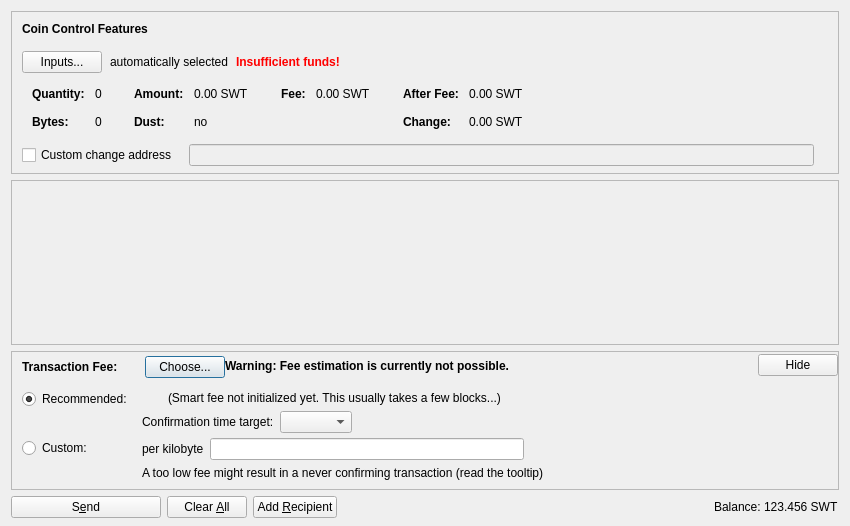
<?xml version="1.0" encoding="UTF-8"?>
<ui version="4.0">
 <class>SendCoinsDialog</class>
 <widget class="QDialog" name="SendCoinsDialog">
  <property name="geometry">
   <rect>
    <x>0</x>
    <y>0</y>
    <width>850</width>
    <height>526</height>
   </rect>
  </property>
  <property name="windowTitle">
   <string>Send Coins</string>
  </property>
  <layout class="QVBoxLayout" name="verticalLayout" stretch="0,1,0,0">
   <property name="bottomMargin">
    <number>8</number>
   </property>
   <item>
    <widget class="QFrame" name="frameCoinControl">
     <property name="sizePolicy">
      <sizepolicy hsizetype="Expanding" vsizetype="Expanding">
       <horstretch>0</horstretch>
       <verstretch>0</verstretch>
      </sizepolicy>
     </property>
     <property name="maximumSize">
      <size>
       <width>16777215</width>
       <height>16777215</height>
      </size>
     </property>
     <property name="frameShape">
      <enum>QFrame::StyledPanel</enum>
     </property>
     <property name="frameShadow">
      <enum>QFrame::Sunken</enum>
     </property>
     <layout class="QVBoxLayout" name="verticalLayoutCoinControl2">
      <property name="spacing">
       <number>0</number>
      </property>
      <property name="leftMargin">
       <number>0</number>
      </property>
      <property name="topMargin">
       <number>0</number>
      </property>
      <property name="rightMargin">
       <number>0</number>
      </property>
      <property name="bottomMargin">
       <number>6</number>
      </property>
      <item>
       <layout class="QVBoxLayout" name="verticalLayoutCoinControl" stretch="0,0,0,0,1">
        <property name="spacing">
         <number>0</number>
        </property>
        <property name="leftMargin">
         <number>10</number>
        </property>
        <property name="topMargin">
         <number>10</number>
        </property>
        <item>
         <layout class="QHBoxLayout" name="horizontalLayoutCoinControl1">
          <property name="bottomMargin">
           <number>15</number>
          </property>
          <item>
           <widget class="QLabel" name="labelCoinControlFeatures">
            <property name="sizePolicy">
             <sizepolicy hsizetype="Preferred" vsizetype="Maximum">
              <horstretch>0</horstretch>
              <verstretch>0</verstretch>
             </sizepolicy>
            </property>
            <property name="font">
             <font>
              <weight>75</weight>
              <bold>true</bold>
             </font>
            </property>
            <property name="styleSheet">
             <string notr="true">font-weight:bold;</string>
            </property>
            <property name="text">
             <string>Coin Control Features</string>
            </property>
           </widget>
          </item>
         </layout>
        </item>
        <item>
         <layout class="QHBoxLayout" name="horizontalLayoutCoinControl2" stretch="0,0,0,0">
          <property name="spacing">
           <number>8</number>
          </property>
          <property name="bottomMargin">
           <number>10</number>
          </property>
          <item>
           <widget class="QPushButton" name="pushButtonCoinControl">
            <property name="styleSheet">
             <string notr="true"/>
            </property>
            <property name="text">
             <string>Inputs...</string>
            </property>
            <property name="autoDefault">
             <bool>false</bool>
            </property>
           </widget>
          </item>
          <item>
           <widget class="QLabel" name="labelCoinControlAutomaticallySelected">
            <property name="text">
             <string>automatically selected</string>
            </property>
            <property name="margin">
             <number>5</number>
            </property>
           </widget>
          </item>
          <item>
           <widget class="QLabel" name="labelCoinControlInsuffFunds">
            <property name="font">
             <font>
              <weight>75</weight>
              <bold>true</bold>
             </font>
            </property>
            <property name="styleSheet">
             <string notr="true">color:red;font-weight:bold;</string>
            </property>
            <property name="text">
             <string>Insufficient funds!</string>
            </property>
            <property name="margin">
             <number>5</number>
            </property>
           </widget>
          </item>
          <item>
           <spacer name="horizontalSpacerCoinControl">
            <property name="orientation">
             <enum>Qt::Horizontal</enum>
            </property>
            <property name="sizeHint" stdset="0">
             <size>
              <width>40</width>
              <height>1</height>
             </size>
            </property>
           </spacer>
          </item>
         </layout>
        </item>
        <item>
         <widget class="QWidget" name="widgetCoinControl" native="true">
          <property name="sizePolicy">
           <sizepolicy hsizetype="Preferred" vsizetype="Preferred">
            <horstretch>0</horstretch>
            <verstretch>0</verstretch>
           </sizepolicy>
          </property>
          <property name="minimumSize">
           <size>
            <width>0</width>
            <height>0</height>
           </size>
          </property>
          <property name="styleSheet">
           <string notr="true"/>
          </property>
          <layout class="QHBoxLayout" name="horizontalLayoutCoinControl5">
           <property name="leftMargin">
            <number>0</number>
           </property>
           <property name="topMargin">
            <number>0</number>
           </property>
           <property name="rightMargin">
            <number>0</number>
           </property>
           <property name="bottomMargin">
            <number>0</number>
           </property>
           <item>
            <layout class="QHBoxLayout" name="horizontalLayoutCoinControl3" stretch="0,0,0,1">
             <property name="spacing">
              <number>20</number>
             </property>
             <property name="topMargin">
              <number>0</number>
             </property>
             <property name="bottomMargin">
              <number>10</number>
             </property>
             <item>
              <layout class="QFormLayout" name="formLayoutCoinControl1">
               <property name="horizontalSpacing">
                <number>10</number>
               </property>
               <property name="verticalSpacing">
                <number>14</number>
               </property>
               <property name="leftMargin">
                <number>10</number>
               </property>
               <property name="topMargin">
                <number>4</number>
               </property>
               <property name="rightMargin">
                <number>6</number>
               </property>
               <item row="0" column="0">
                <widget class="QLabel" name="labelCoinControlQuantityText">
                 <property name="font">
                  <font>
                   <weight>75</weight>
                   <bold>true</bold>
                  </font>
                 </property>
                 <property name="text">
                  <string>Quantity:</string>
                 </property>
                 <property name="margin">
                  <number>0</number>
                 </property>
                </widget>
               </item>
               <item row="0" column="1">
                <widget class="QLabel" name="labelCoinControlQuantity">
                 <property name="cursor">
                  <cursorShape>IBeamCursor</cursorShape>
                 </property>
                 <property name="contextMenuPolicy">
                  <enum>Qt::ActionsContextMenu</enum>
                 </property>
                 <property name="text">
                  <string notr="true">0</string>
                 </property>
                 <property name="margin">
                  <number>0</number>
                 </property>
                 <property name="textInteractionFlags">
                  <set>Qt::LinksAccessibleByMouse|Qt::TextSelectableByKeyboard|Qt::TextSelectableByMouse</set>
                 </property>
                </widget>
               </item>
               <item row="1" column="0">
                <widget class="QLabel" name="labelCoinControlBytesText">
                 <property name="font">
                  <font>
                   <weight>75</weight>
                   <bold>true</bold>
                  </font>
                 </property>
                 <property name="text">
                  <string>Bytes:</string>
                 </property>
                </widget>
               </item>
               <item row="1" column="1">
                <widget class="QLabel" name="labelCoinControlBytes">
                 <property name="cursor">
                  <cursorShape>IBeamCursor</cursorShape>
                 </property>
                 <property name="contextMenuPolicy">
                  <enum>Qt::ActionsContextMenu</enum>
                 </property>
                 <property name="text">
                  <string notr="true">0</string>
                 </property>
                 <property name="textInteractionFlags">
                  <set>Qt::LinksAccessibleByMouse|Qt::TextSelectableByKeyboard|Qt::TextSelectableByMouse</set>
                 </property>
                </widget>
               </item>
              </layout>
             </item>
             <item>
              <layout class="QFormLayout" name="formLayoutCoinControl2">
               <property name="horizontalSpacing">
                <number>10</number>
               </property>
               <property name="verticalSpacing">
                <number>14</number>
               </property>
               <property name="leftMargin">
                <number>6</number>
               </property>
               <property name="topMargin">
                <number>4</number>
               </property>
               <property name="rightMargin">
                <number>6</number>
               </property>
               <item row="0" column="0">
                <widget class="QLabel" name="labelCoinControlAmountText">
                 <property name="font">
                  <font>
                   <weight>75</weight>
                   <bold>true</bold>
                  </font>
                 </property>
                 <property name="text">
                  <string>Amount:</string>
                 </property>
                 <property name="margin">
                  <number>0</number>
                 </property>
                </widget>
               </item>
               <item row="0" column="1">
                <widget class="QLabel" name="labelCoinControlAmount">
                 <property name="cursor">
                  <cursorShape>IBeamCursor</cursorShape>
                 </property>
                 <property name="contextMenuPolicy">
                  <enum>Qt::ActionsContextMenu</enum>
                 </property>
                 <property name="text">
                  <string notr="true">0.00 SWT</string>
                 </property>
                 <property name="textInteractionFlags">
                  <set>Qt::LinksAccessibleByMouse|Qt::TextSelectableByKeyboard|Qt::TextSelectableByMouse</set>
                 </property>
                </widget>
               </item>
               <item row="1" column="0">
                <widget class="QLabel" name="labelCoinControlLowOutputText">
                 <property name="font">
                  <font>
                   <weight>75</weight>
                   <bold>true</bold>
                  </font>
                 </property>
                 <property name="text">
                  <string>Dust:</string>
                 </property>
                </widget>
               </item>
               <item row="1" column="1">
                <widget class="QLabel" name="labelCoinControlLowOutput">
                 <property name="cursor">
                  <cursorShape>IBeamCursor</cursorShape>
                 </property>
                 <property name="contextMenuPolicy">
                  <enum>Qt::ActionsContextMenu</enum>
                 </property>
                 <property name="text">
                  <string notr="true">no</string>
                 </property>
                 <property name="textInteractionFlags">
                  <set>Qt::LinksAccessibleByMouse|Qt::TextSelectableByKeyboard|Qt::TextSelectableByMouse</set>
                 </property>
                </widget>
               </item>
              </layout>
             </item>
             <item>
              <layout class="QFormLayout" name="formLayoutCoinControl3">
               <property name="horizontalSpacing">
                <number>10</number>
               </property>
               <property name="verticalSpacing">
                <number>14</number>
               </property>
               <property name="leftMargin">
                <number>6</number>
               </property>
               <property name="topMargin">
                <number>4</number>
               </property>
               <property name="rightMargin">
                <number>6</number>
               </property>
               <item row="0" column="0">
                <widget class="QLabel" name="labelCoinControlFeeText">
                 <property name="font">
                  <font>
                   <weight>75</weight>
                   <bold>true</bold>
                  </font>
                 </property>
                 <property name="text">
                  <string>Fee:</string>
                 </property>
                 <property name="margin">
                  <number>0</number>
                 </property>
                </widget>
               </item>
               <item row="0" column="1">
                <widget class="QLabel" name="labelCoinControlFee">
                 <property name="cursor">
                  <cursorShape>IBeamCursor</cursorShape>
                 </property>
                 <property name="contextMenuPolicy">
                  <enum>Qt::ActionsContextMenu</enum>
                 </property>
                 <property name="text">
                  <string notr="true">0.00 SWT</string>
                 </property>
                 <property name="textInteractionFlags">
                  <set>Qt::LinksAccessibleByMouse|Qt::TextSelectableByKeyboard|Qt::TextSelectableByMouse</set>
                 </property>
                </widget>
               </item>
              </layout>
             </item>
             <item>
              <layout class="QFormLayout" name="formLayoutCoinControl4">
               <property name="horizontalSpacing">
                <number>10</number>
               </property>
               <property name="verticalSpacing">
                <number>14</number>
               </property>
               <property name="leftMargin">
                <number>6</number>
               </property>
               <property name="topMargin">
                <number>4</number>
               </property>
               <property name="rightMargin">
                <number>6</number>
               </property>
               <item row="0" column="0">
                <widget class="QLabel" name="labelCoinControlAfterFeeText">
                 <property name="font">
                  <font>
                   <weight>75</weight>
                   <bold>true</bold>
                  </font>
                 </property>
                 <property name="text">
                  <string>After Fee:</string>
                 </property>
                 <property name="margin">
                  <number>0</number>
                 </property>
                </widget>
               </item>
               <item row="0" column="1">
                <widget class="QLabel" name="labelCoinControlAfterFee">
                 <property name="cursor">
                  <cursorShape>IBeamCursor</cursorShape>
                 </property>
                 <property name="contextMenuPolicy">
                  <enum>Qt::ActionsContextMenu</enum>
                 </property>
                 <property name="text">
                  <string notr="true">0.00 SWT</string>
                 </property>
                 <property name="textInteractionFlags">
                  <set>Qt::LinksAccessibleByMouse|Qt::TextSelectableByKeyboard|Qt::TextSelectableByMouse</set>
                 </property>
                </widget>
               </item>
               <item row="1" column="0">
                <widget class="QLabel" name="labelCoinControlChangeText">
                 <property name="font">
                  <font>
                   <weight>75</weight>
                   <bold>true</bold>
                  </font>
                 </property>
                 <property name="text">
                  <string>Change:</string>
                 </property>
                </widget>
               </item>
               <item row="1" column="1">
                <widget class="QLabel" name="labelCoinControlChange">
                 <property name="cursor">
                  <cursorShape>IBeamCursor</cursorShape>
                 </property>
                 <property name="contextMenuPolicy">
                  <enum>Qt::ActionsContextMenu</enum>
                 </property>
                 <property name="text">
                  <string notr="true">0.00 SWT</string>
                 </property>
                 <property name="textInteractionFlags">
                  <set>Qt::LinksAccessibleByMouse|Qt::TextSelectableByKeyboard|Qt::TextSelectableByMouse</set>
                 </property>
                </widget>
               </item>
              </layout>
             </item>
            </layout>
           </item>
          </layout>
         </widget>
        </item>
        <item>
         <layout class="QHBoxLayout" name="horizontalLayoutCoinControl4" stretch="0,0,0">
          <property name="spacing">
           <number>12</number>
          </property>
          <property name="sizeConstraint">
           <enum>QLayout::SetDefaultConstraint</enum>
          </property>
          <property name="topMargin">
           <number>5</number>
          </property>
          <property name="rightMargin">
           <number>5</number>
          </property>
          <item>
           <widget class="QCheckBox" name="checkBoxCoinControlChange">
            <property name="toolTip">
             <string>If this is activated, but the change address is empty or invalid, change will be sent to a newly generated address.</string>
            </property>
            <property name="text">
             <string>Custom change address</string>
            </property>
           </widget>
          </item>
          <item>
           <widget class="QValidatedLineEdit" name="lineEditCoinControlChange">
            <property name="enabled">
             <bool>false</bool>
            </property>
            <property name="sizePolicy">
             <sizepolicy hsizetype="Expanding" vsizetype="Fixed">
              <horstretch>0</horstretch>
              <verstretch>0</verstretch>
             </sizepolicy>
            </property>
           </widget>
          </item>
          <item>
           <widget class="QLabel" name="labelCoinControlChangeLabel">
            <property name="sizePolicy">
             <sizepolicy hsizetype="Preferred" vsizetype="Expanding">
              <horstretch>0</horstretch>
              <verstretch>0</verstretch>
             </sizepolicy>
            </property>
            <property name="minimumSize">
             <size>
              <width>0</width>
              <height>0</height>
             </size>
            </property>
            <property name="text">
             <string/>
            </property>
            <property name="margin">
             <number>3</number>
            </property>
           </widget>
          </item>
         </layout>
        </item>
        <item>
         <spacer name="verticalSpacerCoinControl">
          <property name="orientation">
           <enum>Qt::Vertical</enum>
          </property>
          <property name="sizeHint" stdset="0">
           <size>
            <width>800</width>
            <height>1</height>
           </size>
          </property>
         </spacer>
        </item>
       </layout>
      </item>
     </layout>
    </widget>
   </item>
   <item>
    <widget class="QScrollArea" name="scrollArea">
     <property name="widgetResizable">
      <bool>true</bool>
     </property>
     <widget class="QWidget" name="scrollAreaWidgetContents">
      <property name="geometry">
       <rect>
        <x>0</x>
        <y>0</y>
        <width>830</width>
        <height>104</height>
       </rect>
      </property>
      <layout class="QVBoxLayout" name="verticalLayout_2" stretch="0,1">
       <property name="leftMargin">
        <number>0</number>
       </property>
       <property name="topMargin">
        <number>0</number>
       </property>
       <property name="rightMargin">
        <number>0</number>
       </property>
       <property name="bottomMargin">
        <number>0</number>
       </property>
       <item>
        <layout class="QVBoxLayout" name="entries">
         <property name="spacing">
          <number>6</number>
         </property>
        </layout>
       </item>
       <item>
        <spacer name="verticalSpacer">
         <property name="orientation">
          <enum>Qt::Vertical</enum>
         </property>
         <property name="sizeHint" stdset="0">
          <size>
           <width>20</width>
           <height>40</height>
          </size>
         </property>
        </spacer>
       </item>
      </layout>
     </widget>
    </widget>
   </item>
   <item>
    <widget class="QFrame" name="frameFee">
     <property name="sizePolicy">
      <sizepolicy hsizetype="Expanding" vsizetype="Expanding">
       <horstretch>0</horstretch>
       <verstretch>0</verstretch>
      </sizepolicy>
     </property>
     <property name="maximumSize">
      <size>
       <width>16777215</width>
       <height>16777215</height>
      </size>
     </property>
     <property name="frameShape">
      <enum>QFrame::StyledPanel</enum>
     </property>
     <property name="frameShadow">
      <enum>QFrame::Sunken</enum>
     </property>
     <layout class="QVBoxLayout" name="verticalLayoutFee1">
      <property name="spacing">
       <number>0</number>
      </property>
      <property name="leftMargin">
       <number>0</number>
      </property>
      <property name="topMargin">
       <number>0</number>
      </property>
      <property name="rightMargin">
       <number>0</number>
      </property>
      <property name="bottomMargin">
       <number>0</number>
      </property>
      <item>
       <layout class="QVBoxLayout" name="verticalLayoutFee2" stretch="0,0,0">
        <property name="spacing">
         <number>0</number>
        </property>
        <property name="leftMargin">
         <number>10</number>
        </property>
        <property name="topMargin">
         <number>0</number>
        </property>
        <item>
         <layout class="QHBoxLayout" name="horizontalLayoutFee1">
          <property name="bottomMargin">
           <number>0</number>
          </property>
          <item>
           <layout class="QVBoxLayout" name="verticalLayoutFee7">
            <property name="spacing">
             <number>0</number>
            </property>
            <item>
             <spacer name="verticalSpacerSmartFee">
              <property name="orientation">
               <enum>Qt::Vertical</enum>
              </property>
              <property name="sizeType">
               <enum>QSizePolicy::Fixed</enum>
              </property>
              <property name="sizeHint" stdset="0">
               <size>
                <width>1</width>
                <height>4</height>
               </size>
              </property>
             </spacer>
            </item>
            <item>
             <layout class="QHBoxLayout" name="horizontalLayoutSmartFee">
              <property name="spacing">
               <number>10</number>
              </property>
              <item>
               <widget class="QLabel" name="labelFeeHeadline">
                <property name="sizePolicy">
                 <sizepolicy hsizetype="Preferred" vsizetype="Maximum">
                  <horstretch>0</horstretch>
                  <verstretch>0</verstretch>
                 </sizepolicy>
                </property>
                <property name="font">
                 <font>
                  <weight>75</weight>
                  <bold>true</bold>
                 </font>
                </property>
                <property name="styleSheet">
                 <string notr="true">font-weight:bold;</string>
                </property>
                <property name="text">
                 <string>Transaction Fee:</string>
                </property>
               </widget>
              </item>
              <item>
               <widget class="QLabel" name="labelFeeMinimized">
                <property name="text">
                 <string/>
                </property>
               </widget>
              </item>
              <item>
               <widget class="QPushButton" name="buttonChooseFee">
                <property name="text">
                 <string>Choose...</string>
                </property>
               </widget>
              </item>
             </layout>
            </item>
            <item>
             <spacer name="verticalSpacer_5">
              <property name="orientation">
               <enum>Qt::Vertical</enum>
              </property>
              <property name="sizeHint" stdset="0">
               <size>
                <width>1</width>
                <height>1</height>
               </size>
              </property>
             </spacer>
            </item>
           </layout>
          </item>
          <item>
           <widget class="QLabel" name="fallbackFeeWarningLabel">
            <property name="toolTip">
             <string>Using the fallbackfee can result in sending a transaction that will take several hours or days (or never) to confirm. Consider choosing your fee manually or wait until you have validated the complete chain.</string>
            </property>
            <property name="font">
            <font>
                <weight>75</weight>
                <bold>true</bold>
            </font>
            </property>
            <property name="text">
             <string>Warning: Fee estimation is currently not possible.</string>
            </property>
            <property name="wordWrap">
             <bool>false</bool>
            </property>
           </widget>
          </item>
          <item>
           <spacer name="horizontalSpacer_4">
            <property name="orientation">
             <enum>Qt::Horizontal</enum>
            </property>
            <property name="sizeType">
             <enum>QSizePolicy::MinimumExpanding</enum>
            </property>
            <property name="sizeHint" stdset="0">
             <size>
              <width>40</width>
              <height>20</height>
             </size>
            </property>
           </spacer>
          </item>
          <item>
           <widget class="QPushButton" name="buttonMinimizeFee">
            <property name="toolTip">
             <string>collapse fee-settings</string>
            </property>
            <property name="text">
             <string>Hide</string>
            </property>
           </widget>
          </item>
         </layout>
        </item>
        <item>
         <widget class="QFrame" name="frameFeeSelection">
          <layout class="QVBoxLayout" name="verticalLayoutFee12">
           <property name="spacing">
            <number>0</number>
           </property>
           <property name="leftMargin">
            <number>0</number>
           </property>
           <property name="topMargin">
            <number>0</number>
           </property>
           <property name="rightMargin">
            <number>0</number>
           </property>
           <property name="bottomMargin">
            <number>0</number>
           </property>
           <item>
            <layout class="QGridLayout" name="gridLayoutFee">
             <property name="topMargin">
              <number>10</number>
             </property>
             <property name="bottomMargin">
              <number>4</number>
             </property>
             <property name="horizontalSpacing">
              <number>10</number>
             </property>
             <property name="verticalSpacing">
              <number>4</number>
             </property>
             <item row="1" column="1">
              <layout class="QVBoxLayout" name="verticalLayoutFee8">
               <property name="spacing">
                <number>6</number>
               </property>
               <item>
                <layout class="QHBoxLayout" name="horizontalLayoutFee13">
                 <item>
                  <widget class="QLabel" name="labelCustomPerKilobyte">
                   <property name="toolTip">
                    <string>Specify a custom fee per kB (1,000 bytes) of the transaction's virtual size.

Note:  Since the fee is calculated on a per-byte basis, a fee of "100 satoshis per kB" for a transaction size of 500 bytes (half of 1 kB) would ultimately yield a fee of only 50 satoshis.</string>
                   </property>
                   <property name="text">
                    <string>per kilobyte</string>
                   </property>
                  </widget>
                 </item>
                 <item>
                  <widget class="BitcoinAmountField" name="customFee"/>
                 </item>
                 <item>
                  <spacer name="horizontalSpacer_6">
                   <property name="orientation">
                    <enum>Qt::Horizontal</enum>
                   </property>
                   <property name="sizeHint" stdset="0">
                    <size>
                     <width>1</width>
                     <height>1</height>
                    </size>
                   </property>
                  </spacer>
                 </item>
                </layout>
               </item>
               <item>
                <layout class="QHBoxLayout" name="horizontalLayoutFee8">
                 <item>
                  <widget class="QLabel" name="labelCustomFeeWarning">
                   <property name="enabled">
                    <bool>true</bool>
                   </property>
                   <property name="toolTip">
                    <string>When there is less transaction volume than space in the blocks, miners as well as relaying nodes may enforce a minimum fee. Paying only this minimum fee is just fine, but be aware that this can result in a never confirming transaction once there is more demand for mieracoin transactions than the network can process.</string>
                   </property>
                   <property name="text">
                    <string>A too low fee might result in a never confirming transaction (read the tooltip)</string>
                   </property>
                  </widget>
                 </item>
                 <item>
                  <spacer name="horizontalSpacer_2">
                   <property name="orientation">
                    <enum>Qt::Horizontal</enum>
                   </property>
                   <property name="sizeHint" stdset="0">
                    <size>
                     <width>1</width>
                     <height>1</height>
                    </size>
                   </property>
                  </spacer>
                 </item>
                </layout>
               </item>
              </layout>
             </item>
             <item row="0" column="0">
              <layout class="QVBoxLayout" name="verticalLayoutFee4" stretch="0,1">
               <item>
                <widget class="QRadioButton" name="radioSmartFee">
                 <property name="text">
                  <string>Recommended:</string>
                 </property>
                 <property name="checked">
                  <bool>true</bool>
                 </property>
                 <attribute name="buttonGroup">
                  <string notr="true">groupFee</string>
                 </attribute>
                </widget>
               </item>
               <item>
                <spacer name="verticalSpacer_2">
                 <property name="orientation">
                  <enum>Qt::Vertical</enum>
                 </property>
                 <property name="sizeHint" stdset="0">
                  <size>
                   <width>1</width>
                   <height>1</height>
                  </size>
                 </property>
                </spacer>
               </item>
              </layout>
             </item>
             <item row="1" column="0">
              <layout class="QVBoxLayout" name="verticalLayoutFee9" stretch="0,1">
               <item>
                <widget class="QRadioButton" name="radioCustomFee">
                 <property name="text">
                  <string>Custom:</string>
                 </property>
                 <attribute name="buttonGroup">
                  <string notr="true">groupFee</string>
                 </attribute>
                </widget>
               </item>
               <item>
                <spacer name="verticalSpacer_6">
                 <property name="orientation">
                  <enum>Qt::Vertical</enum>
                 </property>
                 <property name="sizeHint" stdset="0">
                  <size>
                   <width>1</width>
                   <height>1</height>
                  </size>
                 </property>
                </spacer>
               </item>
              </layout>
             </item>
             <item row="0" column="1">
              <layout class="QVBoxLayout" name="verticalLayoutFee3" stretch="0,0,1">
               <property name="spacing">
                <number>6</number>
               </property>
               <property name="topMargin">
                <number>2</number>
               </property>
               <item>
                <layout class="QHBoxLayout" name="horizontalLayoutFee12">
                 <item>
                  <widget class="QLabel" name="labelSmartFee">
                   <property name="text">
                    <string/>
                   </property>
                  </widget>
                 </item>
                 <item>
                  <widget class="QLabel" name="labelFeeEstimation">
                   <property name="text">
                    <string/>
                   </property>
                  </widget>
                 </item>
                 <item>
                  <widget class="QLabel" name="labelSmartFee2">
                   <property name="text">
                    <string>(Smart fee not initialized yet. This usually takes a few blocks...)</string>
                   </property>
                  </widget>
                 </item>
                 <item>
                  <spacer name="horizontalSpacer_5">
                   <property name="orientation">
                    <enum>Qt::Horizontal</enum>
                   </property>
                   <property name="sizeHint" stdset="0">
                    <size>
                     <width>1</width>
                     <height>1</height>
                    </size>
                   </property>
                  </spacer>
                 </item>
                </layout>
               </item>
               <item>
                <layout class="QHBoxLayout" name="horizontalLayoutFee9">
                 <item>
                  <layout class="QVBoxLayout" name="verticalLayoutFee6">
                   <item>
                    <widget class="QLabel" name="labelSmartFee3">
                     <property name="text">
                      <string>Confirmation time target:</string>
                     </property>
                    </widget>
                   </item>
                  </layout>
                 </item>
                 <item>
                  <layout class="QVBoxLayout" name="verticalLayoutFee5">
                   <property name="rightMargin">
                    <number>30</number>
                   </property>
                   <item>
                    <layout class="QHBoxLayout" name="horizontalLayoutConfTarget">
                     <property name="bottomMargin">
                      <number>0</number>
                     </property>
                     <item>
                      <widget class="QComboBox" name="confTargetSelector"/>
                     </item>
                     <item>
                      <spacer name="horizontalSpacerConfTarget">
                       <property name="orientation">
                        <enum>Qt::Horizontal</enum>
                       </property>
                       <property name="sizeHint" stdset="0">
                        <size>
                         <width>40</width>
                         <height>20</height>
                        </size>
                       </property>
                      </spacer>
                     </item>
                    </layout>
                   </item>
                  </layout>
                 </item>
                </layout>
               </item>
               <item>
                <spacer name="verticalSpacer_4">
                 <property name="orientation">
                  <enum>Qt::Vertical</enum>
                 </property>
                 <property name="sizeHint" stdset="0">
                  <size>
                   <width>1</width>
                   <height>1</height>
                  </size>
                 </property>
                </spacer>
               </item>
              </layout>
             </item>
            </layout>
           </item>
          </layout>
         </widget>
        </item>
        <item>
         <spacer name="verticalSpacerFee">
          <property name="orientation">
           <enum>Qt::Vertical</enum>
          </property>
          <property name="sizeHint" stdset="0">
           <size>
            <width>40</width>
            <height>5</height>
           </size>
          </property>
         </spacer>
        </item>
       </layout>
      </item>
     </layout>
    </widget>
   </item>
   <item>
    <layout class="QHBoxLayout" name="horizontalLayout">
     <item>
      <widget class="QPushButton" name="sendButton">
       <property name="minimumSize">
        <size>
         <width>150</width>
         <height>0</height>
        </size>
       </property>
       <property name="toolTip">
        <string>Confirm the send action</string>
       </property>
       <property name="text">
        <string>S&amp;end</string>
       </property>
       <property name="icon">
        <iconset resource="../bitcoin.qrc">
         <normaloff>:/icons/send</normaloff>:/icons/send</iconset>
       </property>
       <property name="autoDefault">
        <bool>false</bool>
       </property>
       <property name="default">
        <bool>false</bool>
       </property>
      </widget>
     </item>
     <item>
      <widget class="QPushButton" name="clearButton">
       <property name="sizePolicy">
        <sizepolicy hsizetype="Minimum" vsizetype="Fixed">
         <horstretch>0</horstretch>
         <verstretch>0</verstretch>
        </sizepolicy>
       </property>
       <property name="toolTip">
        <string>Clear all fields of the form.</string>
       </property>
       <property name="text">
        <string>Clear &amp;All</string>
       </property>
       <property name="icon">
        <iconset resource="../bitcoin.qrc">
         <normaloff>:/icons/remove</normaloff>:/icons/remove</iconset>
       </property>
       <property name="autoDefault">
        <bool>false</bool>
       </property>
      </widget>
     </item>
     <item>
      <widget class="QPushButton" name="addButton">
       <property name="toolTip">
        <string>Send to multiple recipients at once</string>
       </property>
       <property name="text">
        <string>Add &amp;Recipient</string>
       </property>
       <property name="icon">
        <iconset resource="../bitcoin.qrc">
         <normaloff>:/icons/add</normaloff>:/icons/add</iconset>
       </property>
       <property name="autoDefault">
        <bool>false</bool>
       </property>
      </widget>
     </item>
     <item>
      <spacer name="horizontalSpacer">
       <property name="orientation">
        <enum>Qt::Horizontal</enum>
       </property>
       <property name="sizeHint" stdset="0">
        <size>
         <width>40</width>
         <height>20</height>
        </size>
       </property>
      </spacer>
     </item>
     <item>
      <layout class="QHBoxLayout" name="horizontalLayout_2">
       <property name="spacing">
        <number>3</number>
       </property>
       <item>
        <widget class="QLabel" name="label">
         <property name="sizePolicy">
          <sizepolicy hsizetype="Preferred" vsizetype="Fixed">
           <horstretch>0</horstretch>
           <verstretch>0</verstretch>
          </sizepolicy>
         </property>
         <property name="text">
          <string>Balance:</string>
         </property>
        </widget>
       </item>
       <item>
        <widget class="QLabel" name="labelBalance">
         <property name="sizePolicy">
          <sizepolicy hsizetype="Preferred" vsizetype="Fixed">
           <horstretch>0</horstretch>
           <verstretch>0</verstretch>
          </sizepolicy>
         </property>
         <property name="cursor">
          <cursorShape>IBeamCursor</cursorShape>
         </property>
         <property name="text">
          <string notr="true">123.456 SWT</string>
         </property>
         <property name="textInteractionFlags">
          <set>Qt::LinksAccessibleByMouse|Qt::TextSelectableByKeyboard|Qt::TextSelectableByMouse</set>
         </property>
        </widget>
       </item>
      </layout>
     </item>
    </layout>
   </item>
  </layout>
 </widget>
 <customwidgets>
  <customwidget>
   <class>QValidatedLineEdit</class>
   <extends>QLineEdit</extends>
   <header>qt/qvalidatedlineedit.h</header>
  </customwidget>
  <customwidget>
   <class>BitcoinAmountField</class>
   <extends>QLineEdit</extends>
   <header>qt/bitcoinamountfield.h</header>
   <container>1</container>
  </customwidget>
 </customwidgets>
 <resources>
  <include location="../bitcoin.qrc"/>
 </resources>
 <connections/>
 <buttongroups>
  <buttongroup name="groupFee"/>
 </buttongroups>
</ui>
